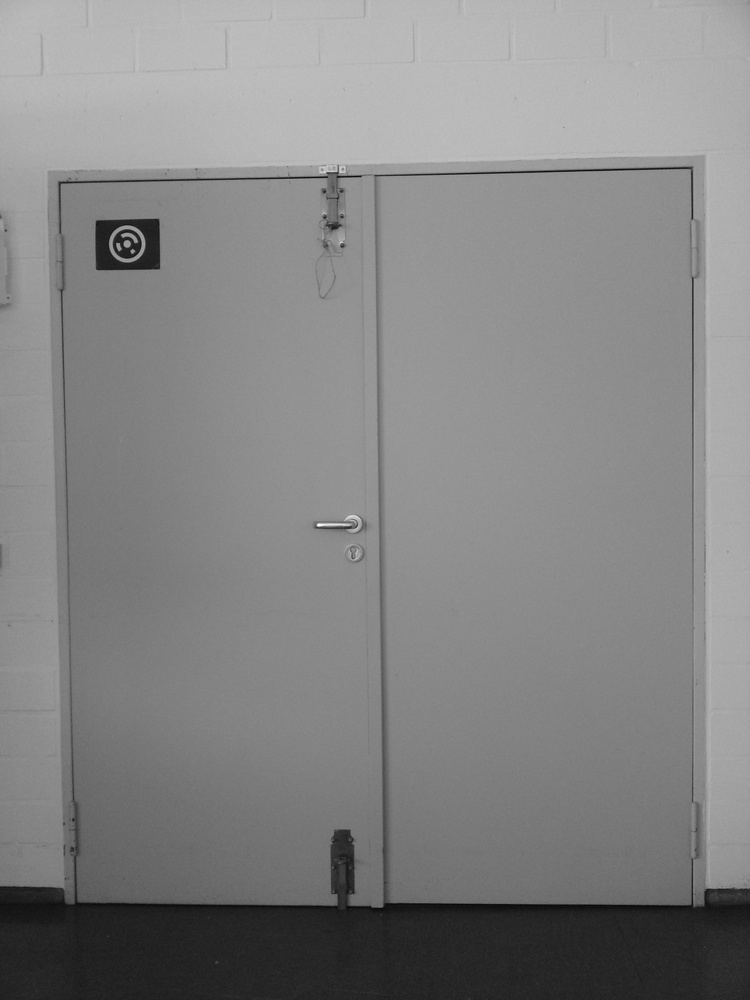
%> input picture img/01 - R2441 - i.JPG, 750 x 1000 px, shrunk from 2448 x 3264 before the run
$ octave 'Testat_Mathis_Grün.m'   (GNU Octave 9; MATLAB toolbox functions it lacks are replaced by stand-ins)
%> lines starting %> are read from the running program, lines starting %| are printed output that depends on the picture; in (x1, y1, x2, y2) boxes, pixels count from 0 and x2, y2 are one past the last pixel; in counts of white or black regions, pixels touching at a corner belong together; the program's own positions count from 1
%%%%%%%%%%%%%%%%%%%%%%%%%%%%%%%%%%%%%%%%%%%%%%%%%%%%%%%%%%%%%%%%%%%%%%%%%%%
%                                                                         %
% Matlab Lab Testat Winter Term 2025/26                                   %
%                                                                         %
%%%%%%%%%%%%%%%%%%%%%%%%%%%%%%%%%%%%%%%%%%%%%%%%%%%%%%%%%%%%%%%%%%%%%%%%%%%

clear all
close all
%%%% Read in a test image with a door %%%%%

% First test image
image = imread('./01 - R2441 - i.JPG');
%> image is the input picture: size 1000x750x3 uint8; min 5, max 255, mean 132.6
[M N C] = size(image);
figure(1),imshow(image,'Border','tight');

% Second test image
%image = imread('./01 - R2442 - i.JPG');

%%%%%%%%%%%%%%%%%%%%%%%%%%%%%%%%%%%%%%%%%%%%%%%%%%%%%%%%%%%%%%%%%%%%%%%%%%%
% Task 1: Image Preprocessing - Contrast Adjustment, Noise Reduction      %
%%%%%%%%%%%%%%%%%%%%%%%%%%%%%%%%%%%%%%%%%%%%%%%%%%%%%%%%%%%%%%%%%%%%%%%%%%%

%%%% Your code goes here ...

%%%% Conversion to Gray Value Image %%%%
if size(image,3) == 3
    img_gray = rgb2gray(image);
else
    img_gray = image;
end

%%%% Adjust Contrast %%%%
lowhigh = stretchlim(img_gray, [0.01 0.99]);
%> lowhigh = [0.118; 0.733]
img_contrast = imadjust(img_gray, lowhigh, []);
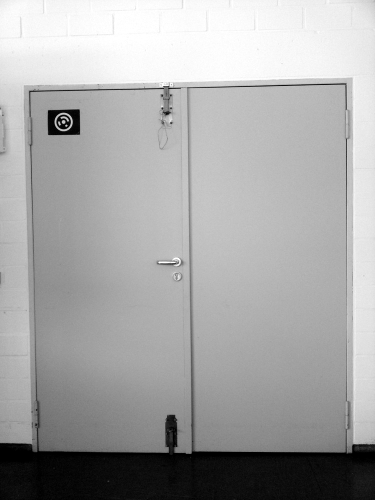
%> img_contrast: size 1000x750 uint8 (shown at 1/2 size); min 0, max 255, mean 166.8

%%%% Noise reduction via binomial low-pass filtering %%%%
k = [1 4 6 4 1] / 16;
tmp = imfilter(img_contrast, k,  'replicate', 'same');
img = imfilter(tmp,        k', 'replicate', 'same');

%figure, imshow(img_gray), title('Gray');
%figure, imshow(img_contrast), title('Contrast adjusted');
%figure, imshow(img), title('Binomial filtered');

img = uint8(img);

%%%% If you have no result load the given one %%%%

%load('Solutions_Task_1.mat')
%figure(1),imshow(img,'Border','tight');

%%%%%%%%%%%%%%%%%%%%%%%%%%%%%%%%%%%%%%%%%%%%%%%%%%%%%%%%%%%%%%%%%%%%%%%%%%%
% Task 2: Feature Extraction - Contours                                   %
%%%%%%%%%%%%%%%%%%%%%%%%%%%%%%%%%%%%%%%%%%%%%%%%%%%%%%%%%%%%%%%%%%%%%%%%%%%

% Work in double to avoid overflow/clipping
imgd = double(img);

imgd = imgaussfilt(imgd, 1.0);

%%%% Optimized Sobel x %%%%
v  = [1; 3; 1];
hx = [-3 0 3];

img_sobel_x = (1/32) * imfilter(imfilter(imgd, v, 'replicate','same'), hx, 'replicate','same');

%%%% Edge Strength (x) %%%%
img_edge_strength_x = abs(img_sobel_x);

% Negative x-Gradients (bright to dark)
k = 3.0;
T_x = k * mean(img_edge_strength_x(:));
%> T_x = 2.04

img_neg_edge_x = (img_sobel_x < -T_x);
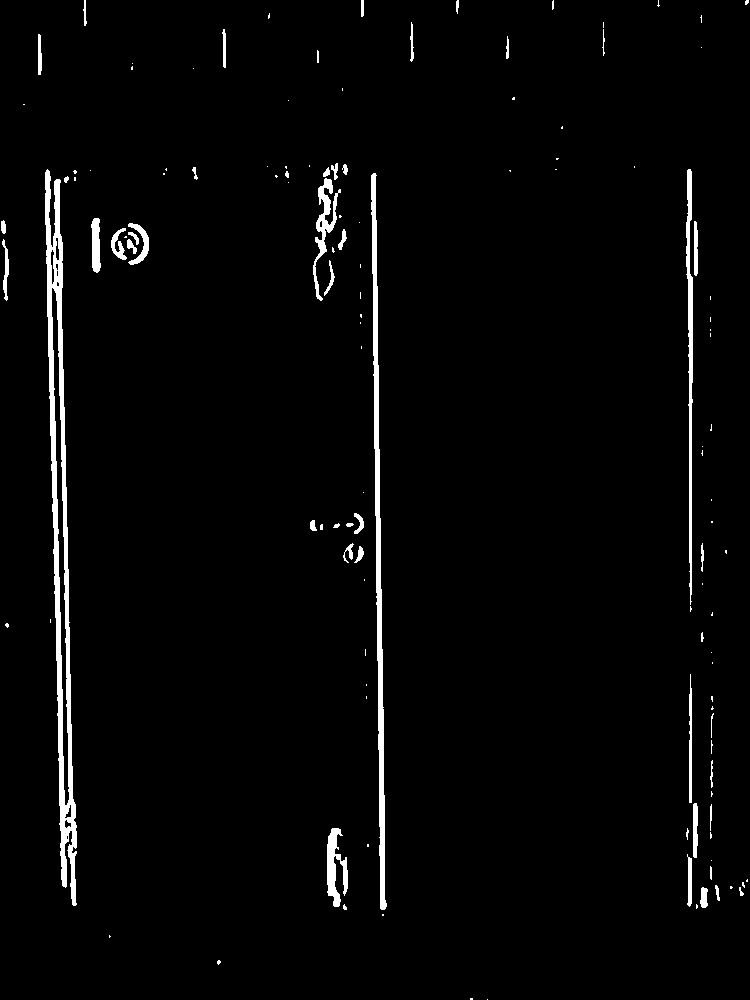
%> img_neg_edge_x: size 1000x750 logical; 2.6% white; 127 white regions (78 under 20 px), largest, box (x1, y1, x2, y2) and area: (45, 169, 77, 906) 7421, (371, 173, 387, 910) 3773, (686, 169, 693, 605) 1567
img_neg_edge_x = bwareaopen(img_neg_edge_x, 30);
img_neg_edge_x = imclose(img_neg_edge_x, strel('diamond',1));
%> img_neg_edge_x: size 1000x750 logical; 2.5% white; 37 white regions, largest, box (x1, y1, x2, y2) and area: (45, 169, 77, 906) 7574, (371, 173, 387, 910) 3773, (686, 169, 693, 605) 1567
img_neg_edge_x = imdilate(img_neg_edge_x, strel('diamond',1));
%> img_neg_edge_x: size 1000x750 logical; 3.6% white; 34 white regions, largest, box (x1, y1, x2, y2) and area: (44, 168, 78, 907) 10370, (370, 172, 388, 911) 5254, (685, 168, 694, 606) 2443

% Positive x-Gradients (dark to bright)
img_pos_edge_x = (img_sobel_x > T_x);
%> img_pos_edge_x: size 1000x750 logical; 3.1% white; 112 white regions (67 under 20 px), largest, box (x1, y1, x2, y2) and area: (690, 153, 714, 903) 7429, (376, 175, 395, 904) 5213, (60, 182, 84, 904) 2951
img_pos_edge_x = bwareaopen(img_pos_edge_x, 30);
img_pos_edge_x = imclose(img_pos_edge_x, strel('diamond',1));
%> img_pos_edge_x: size 1000x750 logical; 3% white; 35 white regions, largest, box (x1, y1, x2, y2) and area: (690, 153, 714, 909) 7644, (376, 175, 395, 904) 5213, (60, 182, 84, 904) 2951
img_pos_edge_x = imdilate(img_pos_edge_x, strel('diamond',1));
%> img_pos_edge_x: size 1000x750 logical; 4.1% white; 33 white regions, largest, box (x1, y1, x2, y2) and area: (688, 152, 715, 910) 10818, (375, 174, 396, 905) 6681, (59, 181, 85, 905) 4398

%%%% Optimized Sobel y %%%%
h  = [1 3 1];
vy = [-3; 0; 3];

img_sobel_y = (1/32) * imfilter(imfilter(imgd, vy, 'replicate','same'), h, 'replicate','same');

% Negative y-Gradients (bright to dark)
img_edge_strength_y = abs(img_sobel_y);
T_y = k * mean(img_edge_strength_y(:));
%> T_y = 1.97

img_neg_edge_y = (img_sobel_y < -T_y);
%> img_neg_edge_y: size 1000x750 logical; 2.4% white; 124 white regions (83 under 20 px), largest, box (x1, y1, x2, y2) and area: (46, 153, 707, 184) 7130, (0, 882, 707, 912) 5565, (93, 215, 162, 224) 520
img_neg_edge_y = bwareaopen(img_neg_edge_y, 30);
img_neg_edge_y = imclose(img_neg_edge_y, strel('diamond',1));
%> img_neg_edge_y: size 1000x750 logical; 2.3% white; 31 white regions, largest, box (x1, y1, x2, y2) and area: (46, 153, 707, 184) 7258, (0, 882, 750, 912) 5929, (310, 513, 372, 534) 523
img_neg_edge_y = imdilate(img_neg_edge_y, strel('diamond',1));
%> img_neg_edge_y: size 1000x750 logical; 3.1% white; 30 white regions, largest, box (x1, y1, x2, y2) and area: (45, 152, 708, 185) 9712, (0, 881, 750, 913) 7477, (309, 512, 373, 535) 752

% Positive y-Gradients (dark to bright)
img_pos_edge_y = (img_sobel_y > T_y);
%> img_pos_edge_y: size 1000x750 logical; 1% white; 160 white regions (108 under 20 px), largest, box (x1, y1, x2, y2) and area: (58, 168, 692, 187) 2894, (94, 261, 163, 274) 523, (312, 525, 371, 546) 391
img_pos_edge_y = bwareaopen(img_pos_edge_y, 30);
img_pos_edge_y = imclose(img_pos_edge_y, strel('diamond',1));
%> img_pos_edge_y: size 1000x750 logical; 0.85% white; 33 white regions, largest, box (x1, y1, x2, y2) and area: (58, 168, 692, 187) 2895, (94, 261, 163, 274) 526, (312, 525, 371, 546) 392
img_pos_edge_y = imdilate(img_pos_edge_y, strel('diamond',1));
%> img_pos_edge_y: size 1000x750 logical; 1.2% white; 32 white regions, largest, box (x1, y1, x2, y2) and area: (57, 167, 693, 188) 4169, (93, 260, 164, 275) 676, (311, 524, 372, 547) 564

%%%% If you have no result load the given one %%%%

%load('Solutions_Task_2.mat')

%%%% Visualize Results %%%%
figure(2),imagesc(img_sobel_x); colorbar; colormap hsv; axis off;
figure(3),imagesc(log(1+img_edge_strength_x)); colorbar; axis off;
%> after `axis off`:
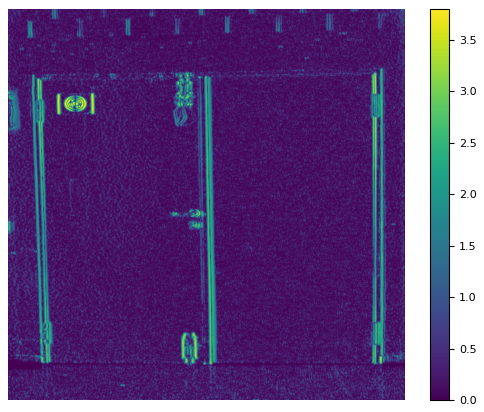
%> figure redrawn from the program's plot data
figure(4),imagesc(img_neg_edge_x); colorbar; colormap gray; axis off;
figure(5),imagesc(img_pos_edge_x); colorbar; colormap gray; axis off;
figure(6),imagesc(img_neg_edge_y); colorbar; colormap gray; axis off;
figure(7),imagesc(img_pos_edge_y); colorbar; colormap gray; axis off;

%%%%%%%%%%%%%%%%%%%%%%%%%%%%%%%%%%%%%%%%%%%%%%%%%%%%%%%%%%%%%%%%%%%%%%%%%%%
% Task 3: Segmentation of Door Gap Contour                                %
%%%%%%%%%%%%%%%%%%%%%%%%%%%%%%%%%%%%%%%%%%%%%%%%%%%%%%%%%%%%%%%%%%%%%%%%%%%

%%%% Your code goes here ...
I = double(img);

% Extract Vertical Edge candidates for %
strength_neg_x = double(img_neg_edge_x);
strength_pos_x = double(img_pos_edge_x);

% Design a symmetric filter %
sym_threshold = 0.1;
img_sym_x = (strength_neg_x + strength_pos_x) >= sym_threshold;
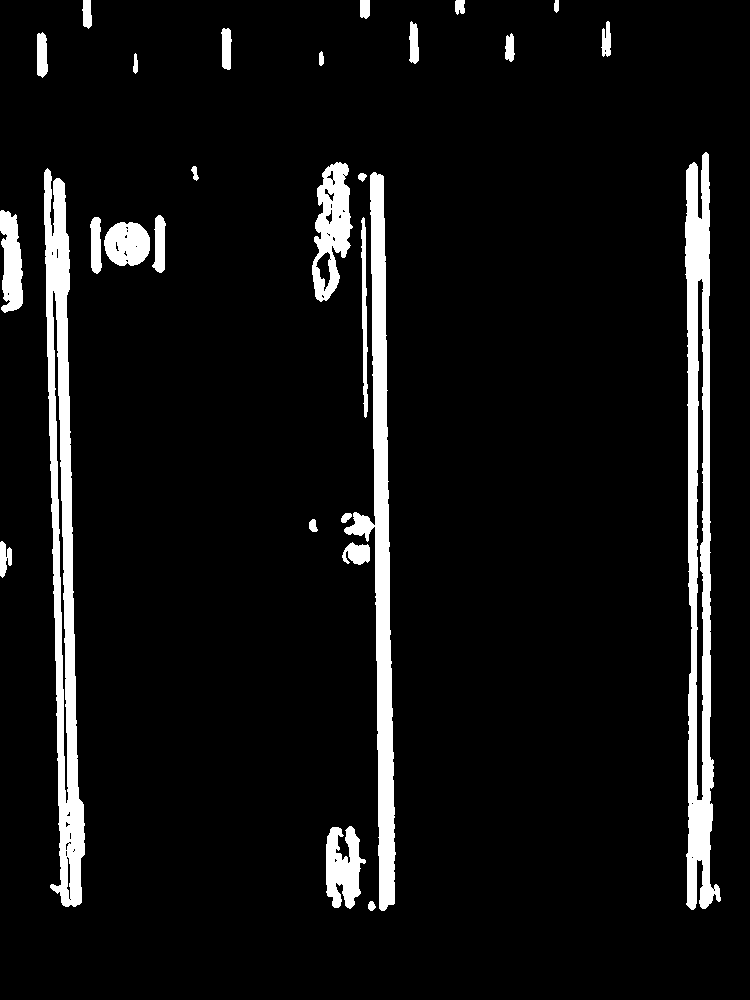
%> img_sym_x: size 1000x750 logical; 7.1% white; 28 white regions, largest, box (x1, y1, x2, y2) and area: (685, 152, 721, 910) 13999, (44, 168, 85, 907) 13878, (344, 172, 396, 911) 11315

% Combine knowledge on gray value range and bright-to-dark gradients
gray_th = mean(I(:));
%> gray_th = 166.8
candidates_x = img_sym_x & (I < gray_th);
%> candidates_x: size 1000x750 logical; 3.9% white; 38 white regions (13 under 20 px), largest, box (x1, y1, x2, y2) and area: (50, 180, 85, 907) 10636, (372, 174, 396, 911) 6600, (686, 165, 721, 910) 4566

% Fatten lines to improve detection
candidates_x = imclose(candidates_x, strel('line', 2, 90));
%> candidates_x: size 1000x750 logical; 3.9% white; 31 white regions (10 under 20 px), largest, box (x1, y1, x2, y2) and area: (50, 180, 85, 907) 10737, (372, 174, 396, 911) 6612, (686, 165, 721, 910) 4579
candidates_x = imdilate(candidates_x, strel('diamond', 1));
%> candidates_x: size 1000x750 logical; 4.9% white; 27 white regions (3 under 20 px), largest, box (x1, y1, x2, y2) and area: (49, 179, 86, 908) 13340, (369, 173, 397, 912) 8113, (685, 164, 722, 911) 6333

% Extract Horizontal Edge candidates
strength_neg_y = double(img_neg_edge_y);
strength_pos_y = double(img_pos_edge_y);

img_sym_y = (strength_neg_y + strength_pos_y) >= sym_threshold;
%> img_sym_y: size 1000x750 logical; 4% white; 27 white regions, largest, box (x1, y1, x2, y2) and area: (45, 152, 708, 188) 12720, (0, 880, 750, 913) 8184, (92, 214, 164, 275) 2897

% Combine knowledge on absolute gray value and bright-to-dark-gradient
candidates_y = img_sym_y & (I < gray_th);
%> candidates_y: size 1000x750 logical; 2.3% white; 38 white regions (10 under 20 px), largest, box (x1, y1, x2, y2) and area: (0, 881, 750, 913) 8015, (92, 214, 164, 275) 1956, (56, 171, 371, 188) 1808

% Fatten lines to improve detection
candidates_y = imclose(candidates_y, strel('line', 1, 0));
candidates_y = imdilate(candidates_y, strel('diamond', 2));
%> candidates_y: size 1000x750 logical; 3.6% white; 21 white regions (1 under 20 px), largest, box (x1, y1, x2, y2) and area: (0, 878, 750, 918) 11797, (54, 163, 696, 260) 7416, (90, 212, 166, 277) 3558

%%%% If you have no result load the given one %%%%

%load('Solutions_Task_3.mat')

%%%% Visualize Results %%%%
figure(8), imagesc(max(img_sym_x(:)) - abs(img_sym_x)); colorbar; colormap gray; axis off;
figure(9), imagesc(1 - candidates_x); colorbar; colormap gray; axis off;
figure(10), imagesc(1 - candidates_y); colorbar; colormap gray; axis off
%> after `axis off`:
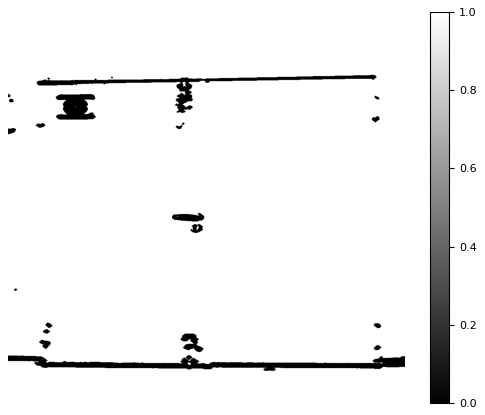
%> figure redrawn from the program's plot data


%%%%%%%%%%%%%%%%%%%%%%%%%%%%%%%%%%%%%%%%%%%%%%%%%%%%%%%%%%%%%%%%%%%%%%%%%%%
% Task 4: Measuring Lines of the Door Gap                                 %
%%%%%%%%%%%%%%%%%%%%%%%%%%%%%%%%%%%%%%%%%%%%%%%%%%%%%%%%%%%%%%%%%%%%%%%%%%%

%%%% Your code goes here ...
BWx_thick = bwmorph(candidates_x, 'thicken', 1);
%> BWx_thick: size 1000x750 logical; 5.8% white; 27 white regions (1 under 20 px), largest, box (x1, y1, x2, y2) and area: (48, 178, 87, 909) 14831, (369, 172, 398, 913) 9604, (684, 163, 723, 912) 7968
BWy_thick = bwmorph(candidates_y, 'thicken', 1);
%> BWy_thick: size 1000x750 logical; 4.1% white; 22 white regions, largest, box (x1, y1, x2, y2) and area: (0, 878, 750, 919) 13235, (53, 162, 697, 261) 8932, (89, 211, 167, 278) 3866

% Compute Hough space for vertical lines
[H_vert, theta_vert, rho_vert] = hough(BWx_thick);
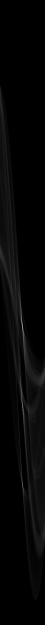
%> H_vert: size 2499x180 double (shown at 1/4 size); min 0, max 749, mean 17.3; drawn with min black and max white
%> theta_vert = 180 values from -90 to 89; rho_vert = 2499 values from -1249 to 1249

%%%% Find vertical Hough Lines %%%%
P_vert = houghpeaks(H_vert, 10, 'Threshold', 0.2 * max(H_vert(:)), 'NHoodSize', [7 7]);
%> P_vert = [1941 91; 1630 91; 1619 90; 1623 90; 1307 90; 1303 90; 1299 89; 1314 91; 1615 89; 1951 92]
lines_vert = houghlines(BWx_thick, theta_vert, rho_vert, P_vert, ...
    'FillGap', 10, ...
    'MinLength', 580);
%> lines_vert = 9 lines; longest, point1 to point2 (x, y): (692, 164) to (692, 912), (381, 173) to (381, 912), (373, 174) to (386, 912), (377, 173) to (390, 907), (61, 179) to (74, 909), (57, 180) to (70, 908)

N = size(I, 2);

xmid = zeros(1, numel(lines_vert));
for k = 1:numel(lines_vert)
    xmid(k) = (lines_vert(k).point1(1) + lines_vert(k).point2(1)) / 2;
end
%> this loop made 9 passes
%> after the loop, xmid = [692 381 379.5 383.5 67.5 63.5 69 65 384.5]

[~, idxL] = min(xmid);
%> idxL = 6
[~, idxR] = max(xmid);
%> idxR = 1

pick = unique([idxL, idxR], 'stable');
%> pick = [6 1]

% Transform two best candidates to Hesse Normalform
l_x = zeros(3, 2);
for kk = 1:min(2, numel(pick))
    k = pick(kk);

    x1 = lines_vert(k).point1(1);
    y1 = lines_vert(k).point1(2);
    x2 = lines_vert(k).point2(1);
    y2 = lines_vert(k).point2(2);

    a = y1 - y2;
    b = x2 - x1;
    c = x1 * y2 - x2 * y1;

    l_x(:, kk) = [a; b; c] / sqrt(a^2 + b^2);
end
%> this loop made 2 passes
%> (k, x1, y1, x2, y2, a, b, c) on passes 1 to 2: (6, 57, 180, 70, 908, -728, 13, 39156), (1, 692, 164, 692, 912, -748, 0, 517616)
%> after the loop, l_x = [-1 -1; 0.0179 0; 53.78 692]

%Compute Hough space for horizontal lines
[H_horz, theta_horz, rho_horz] = hough(BWy_thick);
%> theta_horz = 180 values from -90 to 89; rho_horz = 2499 values from -1249 to 1249

%%%% Find horizontal Hough Lines %%%%
P_horz = houghpeaks(H_horz, 10, ...
    'Threshold', 0.2 * max(H_horz(:)), 'NHoodSize', [15 15]);
%> P_horz = [357 2; 348 1; 2160 180; 1440 179; 1431 180; 2168 179; 369 3; 1077 1; 1448 178; 2176 178]

lines_horz = houghlines(BWy_thick, theta_horz, rho_horz, P_horz, ...
    'FillGap', 10, ...
    'MinLength', 600);
%> lines_horz = 2 lines; point1 to point2 (x, y): (39, 895) to (750, 907), (53, 903) to (750, 903)

ymid = zeros(1, numel(lines_horz));
for k = 1:numel(lines_horz)
    ymid(k) = (lines_horz(k).point1(2) + lines_horz(k).point2(2)) / 2;
end
%> this loop made 2 passes
%> after the loop, ymid = [901 903]

[~, idxL] = min(ymid);
%> idxL = 1
[~, idxR] = max(ymid);
%> idxR = 2

pick = unique([idxL, idxR], 'stable');
%> pick = [1 2]

% Transform two best candidates to Hesse Normalform
l_y = zeros(3, 2);
for kk = 1:min(2, numel(pick))
    k = pick(kk);

    x1 = lines_horz(k).point1(1);
    y1 = lines_horz(k).point1(2);
    x2 = lines_horz(k).point2(1);
    y2 = lines_horz(k).point2(2);

    a = y1 - y2;
    b = x2 - x1;
    c = x1 * y2 - x2 * y1;

    l_y(:, kk) = [a; b; c] / sqrt(a^2 + b^2);
end
%> this loop made 2 passes
%> (k, x1, y1, x2, y2, a, b, c) on passes 1 to 2: (1, 39, 895, 750, 907, -12, 711, -635877), (2, 53, 903, 750, 903, 0, 697, -629391)
%> after the loop, l_y = [-0.0169 0; 1 1; -894.2 -903]

%%%% If you have no result load the given one %%%%

%load('Solutions_Task_4.mat')

%%%% Visualize Results %%%%
figure(11), imshow(image, 'Border', 'tight'); hold on;

for k = 1:2
    plot([round(-(l_x(2, k) + l_x(3, k)) / l_x(1, k)); ...
          round(-(M * l_x(2, k) + l_x(3, k)) / l_x(1, k))], ...
         [1, M], ...
         'LineWidth', 1, 'Color', 'green'); hold on;
end

for k = 1:2
    plot([1, N], ...
         [round(-(l_y(1, k) + l_y(3, k)) / l_y(2, k)); ...
          round(-(N * l_y(1, k) + l_y(3, k)) / l_y(2, k))], ...
         'LineWidth', 1, 'Color', 'green'); hold on;
end
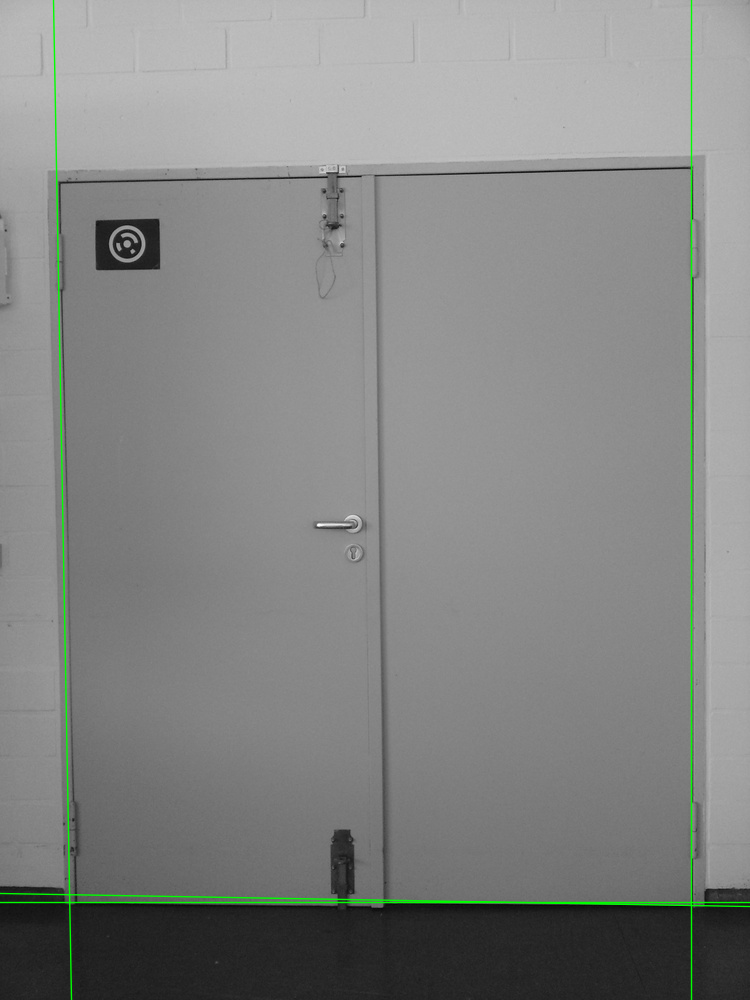
%> figure redrawn from the program's plot data

%%%%%%%%%%%%%%%%%%%%%%%%%%%%%%%%%%%%%%%%%%%%%%%%%%%%%%%%%%%%%%%%%%%%%%%%%%%
% Task 5: Measure and Classify Corner Points                              %
%%%%%%%%%%%%%%%%%%%%%%%%%%%%%%%%%%%%%%%%%%%%%%%%%%%%%%%%%%%%%%%%%%%%%%%%%%%

%%%% Your code goes here ...

% Find left and right door gap lines %
xpos = zeros(1,2);
for k = 1:2
    xpos(k) = -(l_x(2,k) + l_x(3,k)) / l_x(1,k);
end
%> after the loop, xpos = [53.8 692]

[~, idxL] = min(xpos);
[~, idxR] = max(xpos);

l_x_left  = l_x(:, idxL);
%> l_x_left = [-1; 0.0179; 53.78]
l_x_right = l_x(:, idxR);
%> l_x_right = [-1; 0; 692]

% Find up and down door gap lines %
ypos = zeros(1,2);
for k = 1:2
    ypos(k) = -(l_y(1,k) + l_y(3,k)) / l_y(2,k);
end
%> after the loop, ypos = [894.4 903]

[~, idxU] = min(ypos);
%> idxU = 1
[~, idxD] = max(ypos);
%> idxD = 2

l_y_up   = l_y(:, idxU);
%> l_y_up = [-0.0169; 1; -894.2]
l_y_down = l_y(:, idxD);
%> l_y_down = [0; 1; -903]

% Find corner points %
A = [l_x_left(1:2)'; l_y_down(1:2)'];
%> A = [-1 0.0179; 0 1]
B = -[l_x_left(3); l_y_down(3)];
%> B = [-53.78; 903]
lb = A \ B;
%> lb = [69.91; 903]

A = [l_x_left(1:2)'; l_y_up(1:2)'];
%> A = [-1 0.0179; -0.0169 1]
B = -[l_x_left(3); l_y_up(3)];
%> B = [-53.78; 894.2]
lu = A \ B;
%> lu = [69.78; 895.5]

A = [l_x_right(1:2)'; l_y_up(1:2)'];
%> A = [-1 0; -0.0169 1]
B = -[l_x_right(3); l_y_up(3)];
%> B = [-692; 894.2]
ru = A \ B;
%> ru = [692; 906]

A = [l_x_right(1:2)'; l_y_down(1:2)'];
%> A = [-1 0; 0 1]
B = -[l_x_right(3); l_y_down(3)];
%> B = [-692; 903]
rb = A \ B;
%> rb = [692; 903]

%%%% If you have no result load the given one %%%%

%load('Solutions_Task_5.mat')
%%%% Visualize Results %%%%
figure(12),imshow(image,'Border','tight');hold on;
plot([round(-(l_x_left(2)+l_x_left(3))/l_x_left(1)); round(-(M*l_x_left(2)+l_x_left(3))/l_x_left(1));],...
    [1,M],...
    'LineWidth',1,'Color','red');hold on;
plot([round(-(l_x_right(2)+l_x_right(3))/l_x_right(1)); round(-(M*l_x_right(2)+l_x_right(3))/l_x_right(1));],...
    [1,M],...
    'LineWidth',1,'Color','green');hold on;
plot([1,N],...
    [round(-(l_y_up(1)+l_y_up(3))/l_y_up(2)); round(-(N*l_y_up(1)+l_y_up(3))/l_y_up(2));],...
    'LineWidth',1,'Color','red');hold on;
plot([1,N],...
    [round(-(l_y_down(1)+l_y_down(3))/l_y_down(2)); round(-(N*l_y_down(1)+l_y_down(3))/l_y_down(2));],...
    'LineWidth',1,'Color','green');hold on;
plot(lb(1),lb(2),'ro','MarkerFaceColor','r');hold on;
plot(lu(1),lu(2),'go','MarkerFaceColor','g');hold on;
plot(ru(1),ru(2),'bo','MarkerFaceColor','b');hold on;
plot(rb(1),rb(2),'ko','MarkerFaceColor','k');hold on;
